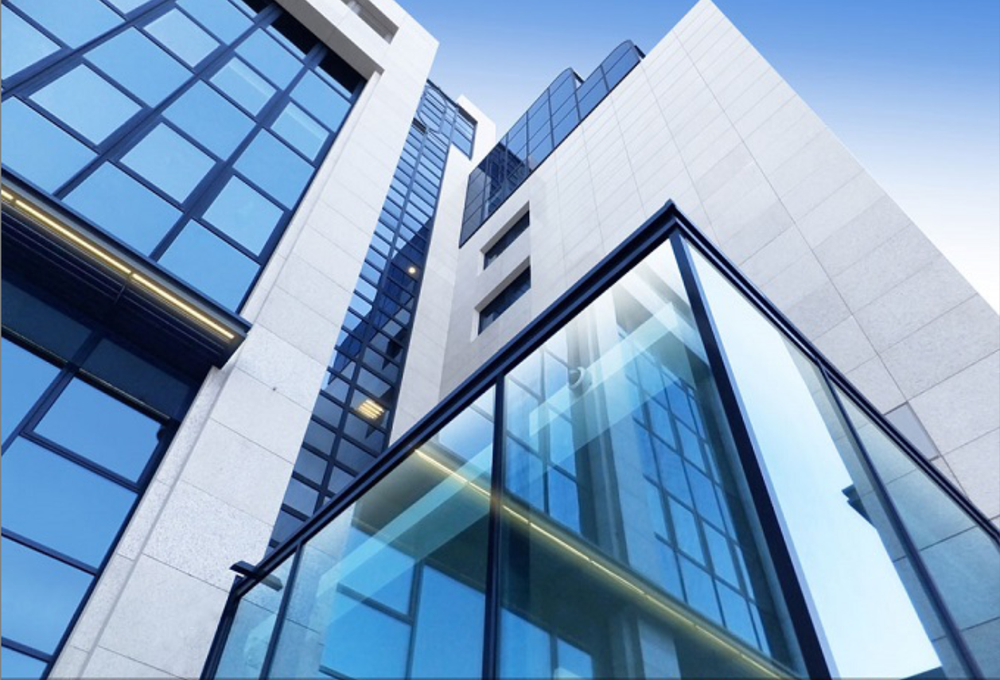
//> input picture HoughLines/Houghlines/x64/Debug/img.png, 1000 x 680 px, shrunk from 1257 x 855 before the run
$ ./Main   (built with g++ and OpenCV 4)
//> lines starting //> are read from the running program, lines starting //| are printed output that depends on the picture
#include <iostream>
#include <opencv2\opencv.hpp>
#include <opencv2\imgproc\imgproc.hpp>

using namespace cv;
using namespace std;

int main()
{
	Mat srcImage = imread("E:\\Program Files\\Opencv\\HoughLines\\Houghlines\\x64\\Debug\\img.png");//读取img
//> srcImage is the input picture: 680 rows x 1000 cols, CV_8UC3; mean B, G, R 191.1, 159.6, 129.6
	imshow("原图",srcImage);//定义窗口名字，显示图片

	Mat midImage, dstImage;
	Canny(srcImage,midImage,50,200,3);//边缘检测
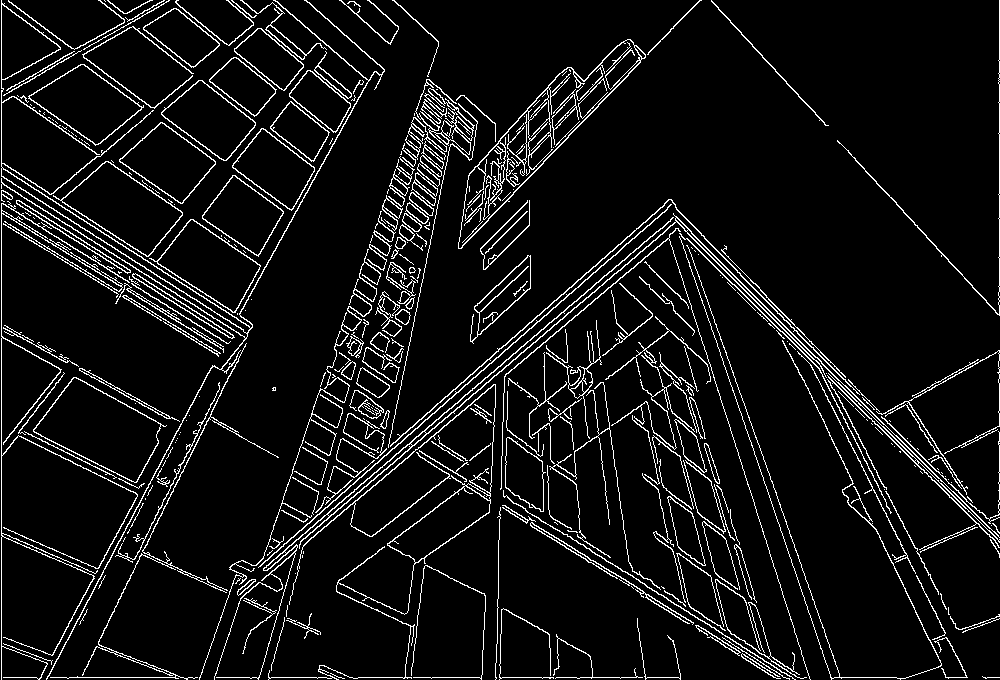
//> midImage: 680 rows x 1000 cols, CV_8UC1; 7.3% white in thin lines or dots
	cvtColor(midImage, dstImage, CV_GRAY2BGR);//灰度化
//> dstImage: 680 rows x 1000 cols, CV_8UC3; 7.3% white in thin lines or dots

	vector<Vec2f>lines;//定义矢量结构存放检测出来的线

	//通过这个函数，我们就可以得到检测出来的直线集合了
	HoughLines(midImage, lines, 1, CV_PI / 180, 150, 0, 0);
//> lines = 226 lines (rho, theta), first 12: [677, 1.57], [1, 0], [164, 2.13], [612, 0.87], [999, 0], [503, 0.77], [161, 2.13], [359, 0.49], [361, 0.51], [135, 2.15], [139, 2.15], [-325, 2.36]
	//第五个参数，表示阈值，阈值越大，表明检测的越精准，速度越快，
	//得到的直线越少（得到的直线都是很有把握的直线）

	//依次画出每条线段
	for (size_t i = 0; i < lines.size(); i++)
	{
		float radio = lines[i][0];//圆的半径r
		float theta = lines[i][1];//直线角度
		Point pt1, pt2;
		double a = cos(theta), b = sin(theta);

		double x0 = a * radio;
		double y0 = b * radio;
		pt1.x = cvRound(x0 + 1000 * (-b));
		pt1.y = cvRound(y0 + 1000 * (a));
		pt2.x = cvRound(x0 - 1000 * (-b));
		pt2.y = cvRound(y0 - 1000 * (a));
		line(dstImage, pt1, pt2, Scalar(55, 100, 195), 1, LINE_AA);
		//Scalar函数用于调节线段颜色，线段显示的是什么颜色
		imshow("边缘检测后的图", midImage);
		imshow("最终效果图", dstImage);
	}
//> this loop made 226 passes
//> (radio, theta, a, b, x0, y0) on passes 1 to 3: (677, 1.57, -4.37e-08, 1, -2.96e-05, 677), (1, 0, 1, 0, 1, 0), (164, 2.13, -0.53, 0.848, -86.91, 139.1)
//> pass 1, `imshow("最终效果图", dstImage);`:
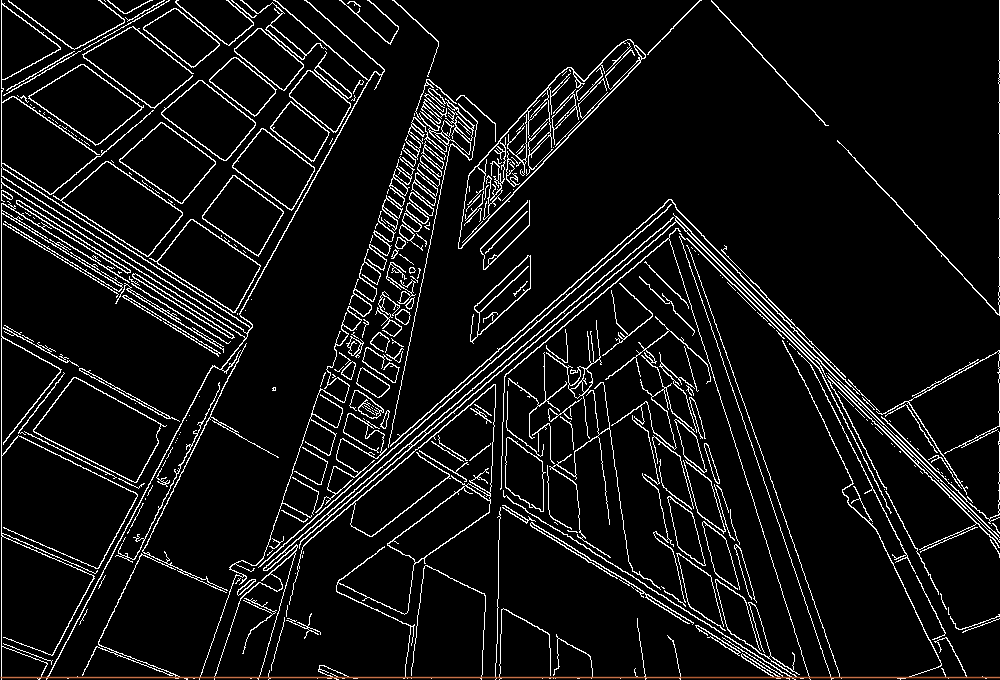
//> window '最终效果图': 680 rows x 1000 cols, CV_8UC3; mean B, G, R 18.5, 18.5, 18.7
//> pass 2, `imshow("最终效果图", dstImage);`:
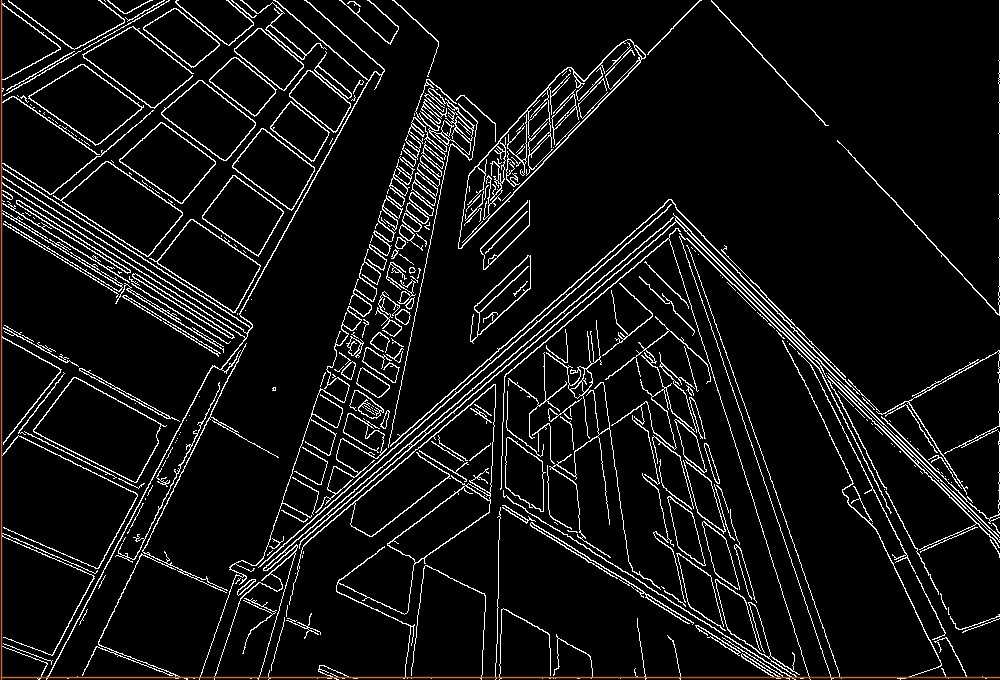
//> window '最终效果图': 680 rows x 1000 cols, CV_8UC3; mean B, G, R 18.3, 18.4, 18.8
//> after the loop:
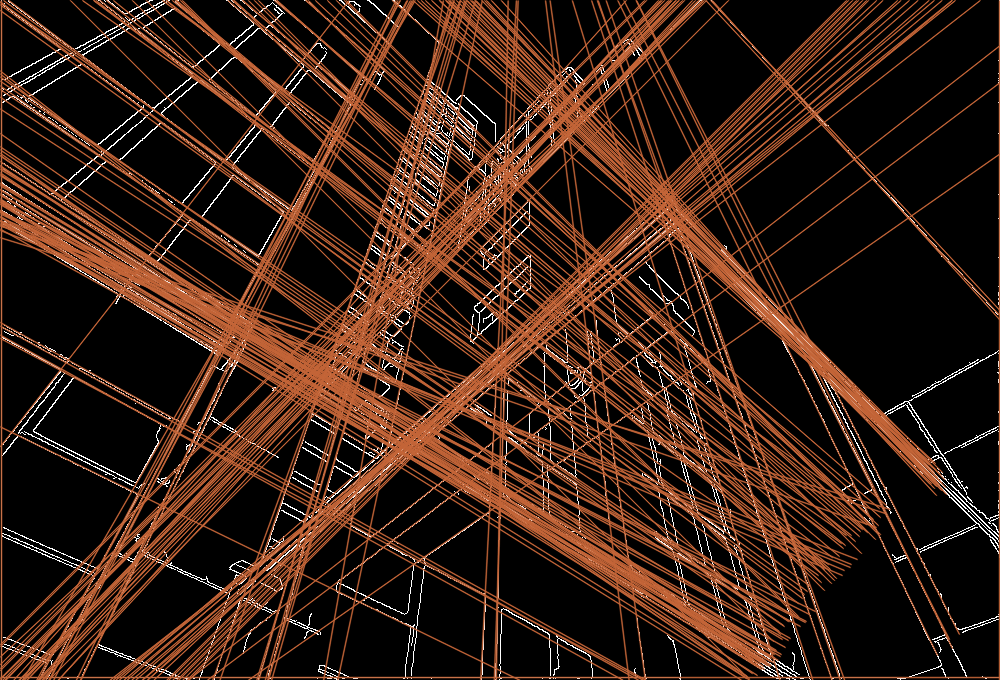
//> dstImage: 680 rows x 1000 cols, CV_8UC3; mean B, G, R 21, 32.7, 57.2
	waitKey();
	return 0;


}
